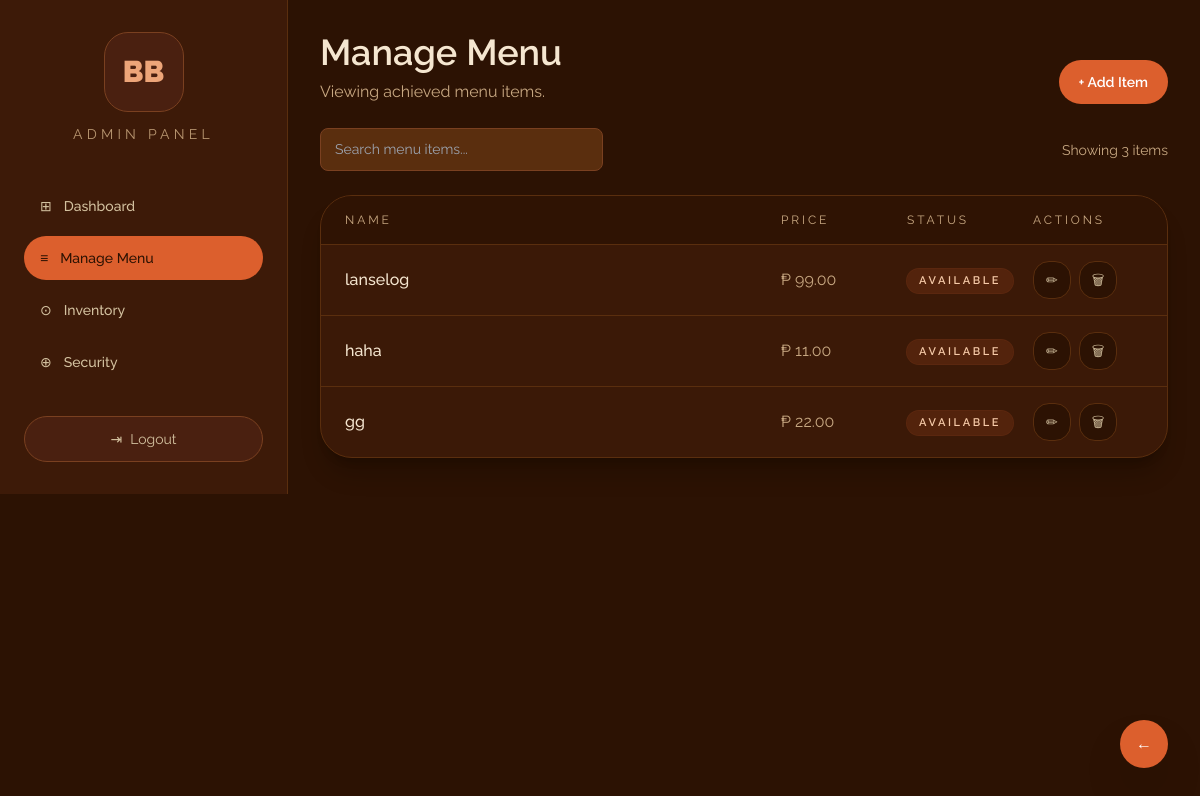
Page /panel/menu/?show=achieved (signed in) on the committed database.
### panel/models.py (models this page shows, shortened)
class MenuItem(models.Model):
    STATUS_CHOICES = [('available', 'Available'), ('unavailable', 'Unavailable')]
    name = models.CharField(max_length=100)
    price = models.DecimalField(max_digits=10, decimal_places=2)
    category = models.CharField(max_length=50, choices=CATEGORY_CHOICES)
    status = models.CharField(max_length=20, choices=STATUS_CHOICES, default='available')
    achieved = models.BooleanField(default=False)
    has_serving_style = models.BooleanField(default=False)
    has_size = models.BooleanField(default=False)
    has_temperature = models.BooleanField(default=False)
    created_at = models.DateTimeField(auto_now_add=True)

### panel/views.py (the view)
# urls.py: path('menu/', views.manage_menu, name='menu'),
@role_required(['admin'])
def manage_menu(request):
    query = request.GET.get('q', '')
    show = request.GET.get('show', 'active')
    if show == 'achieved':
        items = MenuItem.objects.filter(achieved=True)
    else:
        items = MenuItem.objects.filter(achieved=False)
    if query:
        items = items.filter(name__icontains=query)
    context = {
        'items': items,
        'categories': CATEGORY_CHOICES,
        'query': query,
        'show_achieved': show == 'achieved',
        'form': MenuItemForm(),
    }
    return render(request, 'panel/menu.html', context)

### panel/forms.py
class MenuItemForm(forms.ModelForm):
    class Meta:
        model = MenuItem
        fields = [
            'name',
            'price',
            'category',
        ]
        widgets = {
            'name': forms.TextInput(attrs={'class': 'w-full rounded-lg border border-slate-700 bg-slate-900 px-4 py-2 text-slate-100'}),
            'price': forms.NumberInput(attrs={'class': 'w-full rounded-lg border border-slate-700 bg-slate-900 px-4 py-2 text-slate-100', 'step': '0.01'}),
            'category': forms.Select(attrs={'class': 'w-full rounded-lg border border-slate-700 bg-slate-900 px-4 py-2 text-slate-100'}),
            'status': forms.Select(attrs={'class': 'w-full rounded-lg border border-slate-700 bg-slate-900 px-4 py-2 text-slate-100'}),
            'has_serving_style': forms.CheckboxInput(attrs={'class': 'h-4 w-4 rounded border-slate-600 text-orange-500'}),
            'has_size': forms.CheckboxInput(attrs={'class': 'h-4 w-4 rounded border-slate-600 text-orange-500'}),
            'has_temperature': forms.CheckboxInput(attrs={'class': 'h-4 w-4 rounded border-slate-600 text-orange-500'}),
        }

### brewsko_pos/utils.py (called while the page is built)
def role_required(allowed_roles, login_url='login'):
    def decorator(view_func):
        @wraps(view_func)
        def wrapper(request, *args, **kwargs):
            if not request.user.is_authenticated or request.user.role not in allowed_roles:
                return redirect(login_url)
            return view_func(request, *args, **kwargs)
        return wrapper
    return decorator

### templates/panel/menu.html (shortened to what this page needs)
{% extends 'base.html' %}
{% load static %}
{% block body %}
<div class="min-h-screen bg-brown-950 text-warmgray-50">
  <div class="flex min-h-screen">
    {% with active_nav='menu' %}{% include 'panel/sidebar.html' %}{% endwith %}
    <main class="flex-1 p-8">
      <div class="space-y-6">
        <header class="flex flex-col gap-4 md:flex-row md:items-end md:justify-between">
          <div>
            <h1 class="text-4xl font-semibold text-warmgray-50">Manage Menu</h1>
            <p class="mt-2 text-warmgray-300">{% if show_achieved %}Viewing achieved menu items.{% else %}Add, edit, or delete menu items.{% endif %}</p>
          </div>
          <button type="button" onclick="document.getElementById('addModal').classList.remove('hidden')" class="inline-flex items-center justify-center rounded-3xl bg-brewsko-500 px-5 py-3 text-sm font-semibold text-white transition hover:bg-brewsko-400">+ Add Item</button>
        </header>
        <div class="flex flex-col gap-4 lg:flex-row lg:items-center lg:justify-between">
          <form method="get" action="" class="w-full lg:w-1/3">
            <div class="relative">
              <input id="menuSearch" type="text" name="q" value="{{ query }}" placeholder="Search menu items..." oninput="filterRows(this, 'menu-row')" class="w-full rounded-3xl border border-brown-700 bg-brown-950/90 px-4 py-3 text-warmgray-50 outline-none transition focus:border-brewsko-500" />
            </div>
          </form>
          <div class="text-sm text-warmgray-300">Showing {{ items|length }} items</div>
        </div>
        <section class="overflow-hidden rounded-[32px] border border-brown-700 bg-brown-900/95 shadow-xl shadow-black/20">
          <div class="grid grid-cols-[1.7fr_110px_110px_110px] gap-4 border-b border-brown-700 bg-brown-950/80 px-6 py-4 text-xs uppercase tracking-[0.24em] text-warmgray-300">
            <span>Name</span>
            <span>Price</span>
            <span>Status</span>
            <span>Actions</span>
          </div>
          <div class="divide-y divide-brown-700 max-h-[68vh] overflow-y-auto">
            {% for item in items %}
            <div class="menu-row grid grid-cols-[1.7fr_110px_110px_110px] items-center gap-4 px-6 py-4 transition hover:bg-brown-950/80">
              <span class="font-medium text-warmgray-50">{{ item.name }}</span>
              <span class="text-warmgray-300">₱ {{ item.price }}</span>
              <span>
                <span class="inline-flex rounded-full px-3 py-1 text-[11px] font-semibold uppercase tracking-[0.24em] {% if item.status == 'available' %}bg-brewsko-500/15 text-brewsko-200 ring-1 ring-brewsko-500/20{% else %}bg-brown-800/60 text-warmgray-300 ring-1 ring-brown-700/80{% endif %}">{{ item.get_status_display }}</span>
              </span>
              <span class="flex items-center gap-2">
                <button type="button" onclick="openEdit({{ item.id }}, '{{ item.name|escapejs }}', '{{ item.price }}', '{{ item.category }}')" class="rounded-2xl border border-brown-700 bg-brown-950 px-3 py-2 text-sm text-warmgray-200 transition hover:border-brewsko-500">✏</button>
                <form method="post" action="{% url 'panel:achieve_menu_item' item.id %}" onsubmit="return confirm('Move this menu item to Achieve list?')">
                  <button type="submit" class="rounded-2xl border border-brown-700 bg-brown-950 px-3 py-2 text-sm text-warmgray-200 transition hover:border-red-500">🗑</button>
                </form>
              </span>
            </div>
            {% empty %}
            <div class="px-6 py-12 text-center text-warmgray-300">No menu items found.</div>
            {% endfor %}
          </div>
        </section>
      </div>
    </main>
  </div>
</div>
<div class="fixed bottom-8 right-8 z-40">
  {% if show_achieved %}
    <a href="{% url 'panel:menu' %}" class="inline-flex h-12 w-12 items-center justify-center rounded-full bg-brewsko-500 text-white shadow-2xl shadow-black/30 transition hover:bg-brewsko-400" title="Back to active items">←</a>
  {% else %}
    <a href="{% url 'panel:menu' %}?show=achieved" class="inline-flex h-12 w-12 items-center justify-center rounded-full bg-brewsko-500 text-white shadow-2xl shadow-black/30 transition hover:bg-brewsko-400" title="Show achieved items">✓</a>
  {% endif %}
</div>
{% endblock %}

### static/css/styles.css (style rules this page uses)
:root { --bg-deep: #1C0A02; --bg-main: #2C1203; --bg-panel: #3D1A08; --bg-card: #4A2010; --bg-input: #5A2E0E; --border: #7A4020; --orange: #E8692A; --orange-hover: #FF7A35; --orange-dark: #C4541A; --green: #4CAF50; --green-dark: #388E3C; --teal: #26A69A; --red: #E53935; --red-dark: #C62828; --text-white: #FFFFFF; --text-cream: #F5E6D0; --text-muted: #C8A882; --text-dim: #8A6040; --sidebar-width: 220px; --radius: 8px; --radius-lg: 12px; }
* { margin: 0; padding: 0; box-sizing: border-box; }
body { font-family: 'Raleway', sans-serif; background: var(--bg-main); color: var(--text-cream); min-height: 100vh; }
.form-group input, .form-group select, input[type="text"], input[type="number"], input[type="password"], select { width: 100%; background: var(--bg-input); border: 1px solid var(--border); border-radius: var(--radius); padding: 10px 14px; color: var(--text-cream); font-size: 14px; font-family: 'Raleway', sans-serif; outline: none; transition: border-color 0.2s; }

### rows in the picture
MenuItem: name "lanselog", price "99.00", status "AVAILABLE"
MenuItem: name "haha", price "11.00", status "AVAILABLE"
MenuItem: name "gg", price "22.00", status "AVAILABLE"

### other values in the picture
{{ items|length }} "3"
